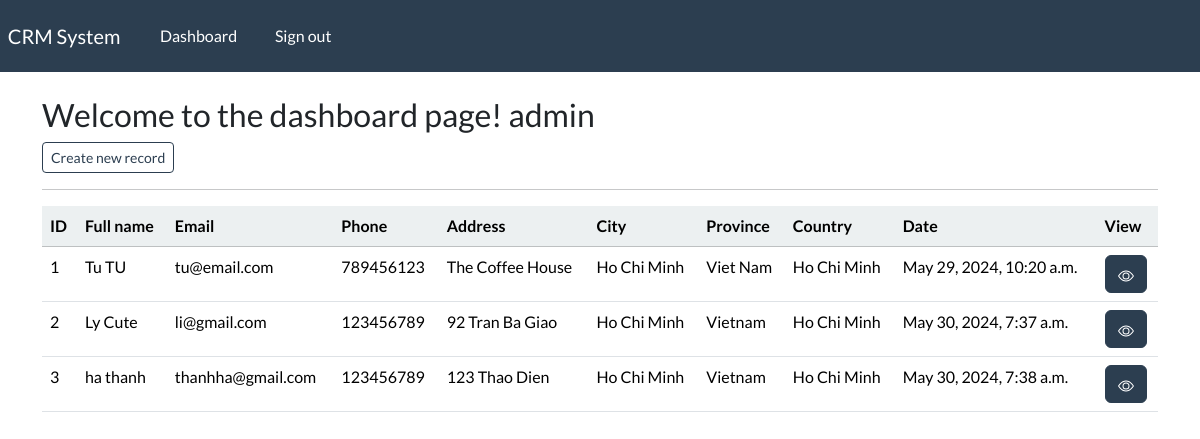
Before: /dashboard (signed in) with the older database file.
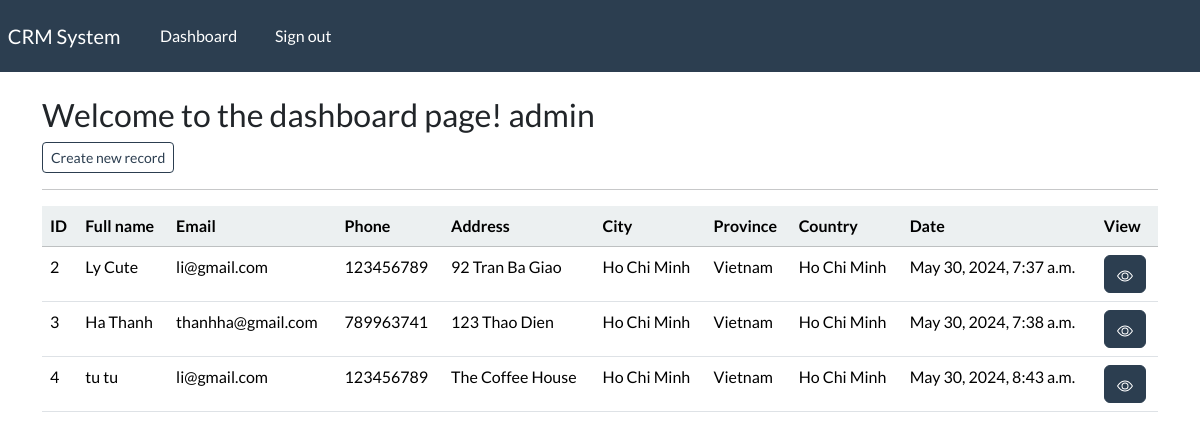
After: the same page with the newer database file.
### webapp/models.py (models this page shows, shortened)
class Record(models.Model):
    creation_date= models.DateTimeField(auto_now_add=True)
    first_name = models.CharField(max_length=100)
    last_name = models.CharField(max_length=100)
    email= models.CharField(max_length= 255)
    phone= models.CharField(max_length=20)
    address= models.CharField(max_length=300)
    city = models.CharField(max_length=200)
    province = models.CharField(max_length=200)
    country= models.CharField(max_length=125)

### webapp/views.py (the view)
# urls.py: path("dashboard", views.dashboard, name='dashboard'),
@login_required(login_url='login')
def dashboard(request):
    my_records= Record.objects.all()
    context= {'records': my_records}
    return render(request, 'webapp/dashboard.html', context= context)

### webapp/templates/webapp/dashboard.html (shortened to what this page needs)
{% extends "webapp/base.html" %}
{% block content %}
    <h3>Welcome to the dashboard page! {{ user }}</h3>
    <a class="btn btn-outline-primary btn-sm" href="{% url 'create_record' %}">
        Create new record
    </a>
    <hr>
    <table class="table table-hover">
        <thead class="table-light">
            <tr>
                <th scope="col">ID</th>
                <th scope="col">Full name</th>
                <th scope="col">Email</th>
                <th scope="col">Phone</th>
                <th scope="col">Address</th>
                <th scope="col">City</th>
                <th scope="col">Province</th>
                <th scope="col">Country</th>
                <th scope="col">Date</th>
                <th scope="col">View</th>
            </tr>
        </thead>
        <tbody>
            {% if records %}
            {% for record in records %}
            <tr>
                <td>{{ record.id }}</td>
                <td>{{ record.first_name }}  {{record.last_name}}</td>
                <td>{{ record.email }}</td>
                <td>{{ record.phone }}</td>
                <td>{{ record.address }}</td>
                <td>{{ record.city }}</td>
                <td>{{ record.country }}</td>
                <td>{{ record.province }}</td>
                <td>{{ record.creation_date }}</td>
                <td>
                    <a href="{% url 'view-record' record.id %}" class="btn btn-primary">
                        <i class="bi bi-eye-fill"></i>
                      </a>
                </td>
            </tr>
            {% endfor %}
            {% endif %}
        </tbody>
    </table>
{% endblock %}

### webapp/templates/webapp/base.html (shortened to what this page needs)
{% load static %}
<!DOCTYPE html>
<html>
    <head>
        <link rel="stylesheet" type="text/css" href="https://bootswatch.com/5/flatly/bootstrap.min.css">
        <link rel="stylesheet" type="text/css" href="{% static "css/styles.css" %}">
    </head>
    <body>
        {% include "webapp/navbar.html" %}
        <div class= "container">
            <br>
        {% block content %}
            {% endblock %}
        </div>
    </body>
</html>

### webapp/templates/webapp/navbar.html (shortened to what this page needs)
<nav class="navbar navbar-expand-lg navbar-dark bg-primary justify-content-center">
    <a class="navbar-brand main-heading" href="{% url '' %}">
      &nbsp; CRM System
    </a>
      <div class="collapse navbar-collapse text-center" id="navbarNavDropdown">
        <ul class="navbar-nav mr-auto">
          {% if user.is_authenticated %}
            <li class="nav-item">
              <a class="nav-link" href="{% url 'dashboard' %}">Dashboard &nbsp;  </a>
            </li>
            <li class="nav-item">
              <a class="nav-link" href="{% url 'logout' %}">Sign out &nbsp;  </a>
            </li>
        </ul>
        {% endif %}
      </div>
  </nav>

Changed rows visible on the page:
removed Record: id "1", first_name "Tu", last_name "TU", email "tu@email.com", phone "789456123", address "The Coffee House", city "Ho Chi Minh", country "Viet Nam", province "Ho Chi Minh", creation_date "May 29, 2024, 10:20 a.m."
changed Record "thanhha@gmail.com": first_name "ha" → "Ha"; last_name "thanh" → "Thanh"; phone "123456789" → "789963741"
added Record: id "4", first_name "tu", last_name "tu", email "li@gmail.com", phone "123456789", address "The Coffee House", city "Ho Chi Minh", country "Vietnam", province "Ho Chi Minh", creation_date "May 30, 2024, 8:43 a.m."
